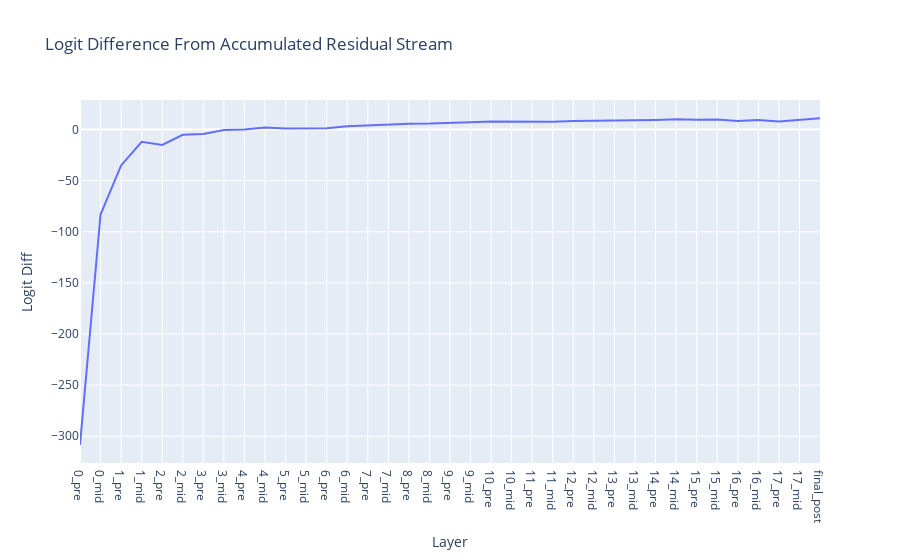

This figure's notebook cell:
### Code cell
line(
    logit_lens_logit_diffs, 
    hovermode="x unified",
    title="Logit Difference From Accumulated Residual Stream",
    labels={"x": "Layer", "y": "Logit Diff"},
    xaxis_tickvals=labels,
)

### Figure 1 — Plotly figure (JSON) as saved in the notebook; plotly's stock layout.template omitted (floating-point values rounded to 4 significant figures)
{"data": [{"hovertemplate": "Layer=%{x}<br>Logit Diff=%{y}<extra></extra>", "legendgroup": "", "line": {"color": "#636efa", "dash": "solid"}, "marker": {"symbol": "circle"}, "mode": "lines", "name": "", "orientation": "v", "showlegend": false, "type": "scatter", "x": [0, 1, 2, 3, 4, 5, 6, 7, 8, 9, 10, 11, 12, 13, 14, 15, 16, 17, 18, 19, 20, 21, 22, 23, 24, 25, 26, 27, 28, 29, 30, 31, 32, 33, 34, 35, 36], "xaxis": "x", "y": [-308.4, -83.08, -35.1, -11.9, -15.09, -5.111, -4.282, -0.3207, 0.0004241, 2.112, 1.139, 1.178, 1.27, 3.155, 4.035, 4.803, 5.822, 5.94, 6.865, 7.13, 7.889, 7.846, 7.518, 7.572, 8.361, 8.833, 9.035, 9.132, 9.411, 10.1, 9.556, 9.902, 8.389, 9.286, 7.8, 9.775, 11.18], "yaxis": "y"}], "layout": {"hovermode": "x unified", "legend": {"tracegroupgap": 0}, "title": {"text": "Logit Difference From Accumulated Residual Stream"}, "xaxis": {"anchor": "y", "domain": [0, 1], "tickmode": "array", "ticktext": ["0_pre", "0_mid", "1_pre", "1_mid", "2_pre", "2_mid", "3_pre", "3_mid", "4_pre", "4_mid", "5_pre", "5_mid", "6_pre", "6_mid", "7_pre", "7_mid", "8_pre", "8_mid", "9_pre", "9_mid", "10_pre", "10_mid", "11_pre", "11_mid", "12_pre", "12_mid", "13_pre", "13_mid", "14_pre", "14_mid", "15_pre", "15_mid", "16_pre", "16_mid", "17_pre", "17_mid", "final_post"], "tickvals": [0, 1, 2, 3, 4, 5, 6, 7, 8, 9, 10, 11, 12, 13, 14, 15, 16, 17, 18, 19, 20, 21, 22, 23, 24, 25, 26, 27, 28, 29, 30, 31, 32, 33, 34, 35, 36], "title": {"text": "Layer"}}, "yaxis": {"anchor": "x", "domain": [0, 1], "title": {"text": "Logit Diff"}}}}
